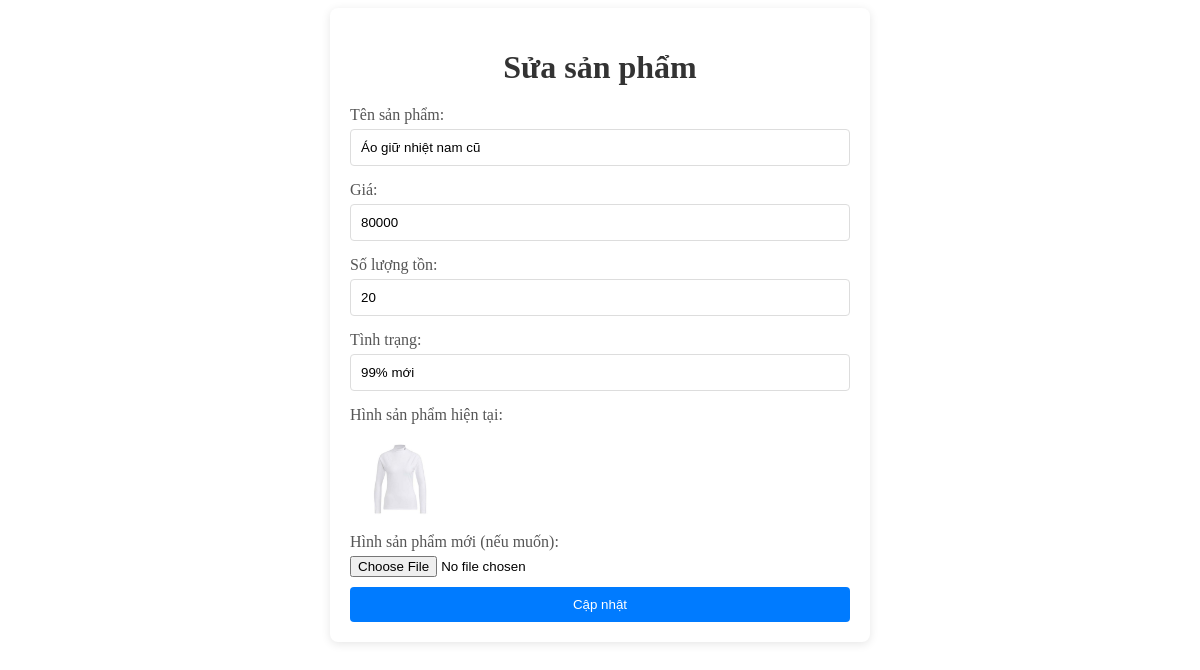
The app's page /dangtin/modules/sua.php?id=1 with its own data.
### tables this page shows
CREATE TABLE `sanpham` (
  `MaSP` int(11) NOT NULL,
  `TenSP` char(50) NOT NULL,
  `MaLoaiSP` int(11) NOT NULL,
  `DonGia` double NOT NULL,
  `SoLuongTon` int(11) NOT NULL,
  `TinhTrang` varchar(50) NOT NULL,
  `MoTa` text NOT NULL,
  `HinhSP` varchar(255) NOT NULL,
  `MaNguoiDung` int(11) NOT NULL,
  `NgayThemSP` timestamp NOT NULL DEFAULT current_timestamp() ON UPDATE current_timestamp(),
  `isDeleted` tinyint(1) NOT NULL DEFAULT 0,
  `isConfirm` tinyint(1) NOT NULL DEFAULT 0
);

### dangtin/modules/sua.php (the view, shortened to what this page needs)
<?php
$servername = "localhost";
$username = "root";
$password = "";
$dbname = "secondhandn";
$conn = new mysqli($servername, $username, $password, $dbname);
if (isset($_GET['id'])) {
    $id = $_GET['id'];
    $sql = "SELECT * FROM sanpham WHERE MaSP = ? and isDeleted = 0";
    $stmt = $conn->prepare($sql);
    $stmt->bind_param("i", $id);
    $stmt->execute();
    $result = $stmt->get_result();
    if ($result->num_rows > 0) {
        $product = $result->fetch_assoc();
    } else {
        echo "Sản phẩm không tồn tại.";
        exit();
    }
}
?>
<!DOCTYPE html>
<html lang="vi">
<head>
</head>
<body>
    <div class="main">
        <h1>Sửa sản phẩm</h1>
        <form method="POST" enctype="multipart/form-data">
            <label for="TenSP">Tên sản phẩm:</label>
            <input type="text" name="TenSP" value="<?php echo isset($TenSP) ? $TenSP : $product['TenSP']; ?>" required>
            <br>
            <label for="DonGia">Giá:</label>
            <input type="number" name="DonGia" value="<?php echo isset($DonGia) ? $DonGia : $product['DonGia']; ?>" required>
            <br>
            <label for="SoLuongTon">Số lượng tồn:</label>
            <input type="number" name="SoLuongTon" value="<?php echo isset($SoLuongTon) ? $SoLuongTon : $product['SoLuongTon']; ?>" required>
            <br>
            <label for="TinhTrang">Tình trạng:</label>
            <input type="text" name="TinhTrang" value="<?php echo isset($TinhTrang) ? $TinhTrang : $product['TinhTrang']; ?>" required>
            <br>
            <?php if ($product['HinhSP']): ?>
                <label for="HinhSP">Hình sản phẩm hiện tại:</label>
                <img src="../../images/<?php echo $product['HinhSP']; ?>" alt="Hình sản phẩm" width="100" height="100">
                <br>
            <?php endif; ?>
            <label for="HinhSP">Hình sản phẩm mới (nếu muốn):</label>
            <input type="file" name="HinhSP" accept="image/*">
            <br>
            <input type="submit" value="Cập nhật">
        </form>
    </div>
</body>
</html>

### dangtin/modules/sua.php (style rules this page uses)
.main { max-width: 500px; margin: 0 auto; background-color: #fff; border-radius: 8px; box-shadow: 0 2px 10px rgba(0, 0, 0, 0.1); padding: 20px; }
h1 { text-align: center; color: #333; margin-bottom: 20px; }
label { display: block; margin-bottom: 5px; color: #555; }
input[type="text"], input[type="number"] { width: 100%; padding: 10px; margin-bottom: 15px; border: 1px solid #ddd; border-radius: 4px; box-sizing: border-box; }
input[type="submit"] { width: 100%; padding: 10px; margin-top: 10px; background-color: #007bff; color: white; border: none; border-radius: 4px; cursor: pointer; transition: background-color 0.3s; }

### records on screen
sanpham: TenSP "Áo giữ nhiệt nam cũ", DonGia "80000", SoLuongTon "20", TinhTrang "99% mới", HinhSP (picture)
